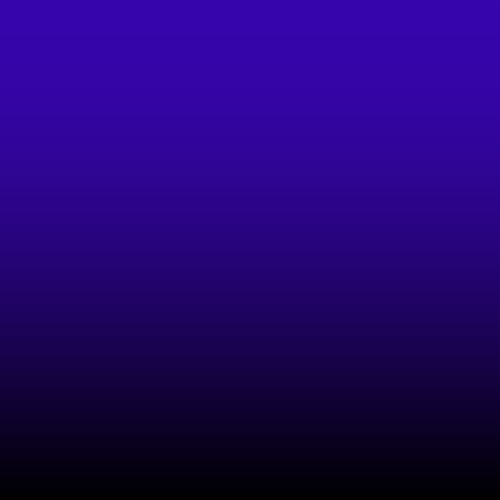

This figure's Python source:
from __future__ import division
from numpy import ndarray, array, linalg, dot, arange, pi, sin, cos, tan, sqrt, inf, column_stack, newaxis
from PIL import Image

def get_lighting(shape_color, cos_theta, light_color):
		red = int(min(int(shape_color[:2], 16), int(light_color[:2], 16))*cos_theta)
		green = int(min(int(shape_color[2:4], 16), int(light_color[2:4], 16))*cos_theta)
		blue = int(min(int(shape_color[4:], 16), int(light_color[4:], 16))*cos_theta)
		return array([red, green, blue, 255])

def get_pixels(shape_color, light_color):
	pixels = []
	for row in range(500):
		print row,
		cos_theta = cos((pi*row)/(2*500))
		print cos_theta
		for column in range(500):
			pixel = get_lighting(shape_color, cos_theta, light_color)
			pixels.append(tuple(pixel))
	return pixels

def draw():
		mode = 'RGBA'
		size = (500, 500)
		pixels = get_pixels('3706AC', 'FFFFFF')

		my_image = Image.new(mode, size)
		my_image.putdata(pixels)
		my_image.save('colortest.png')

draw()